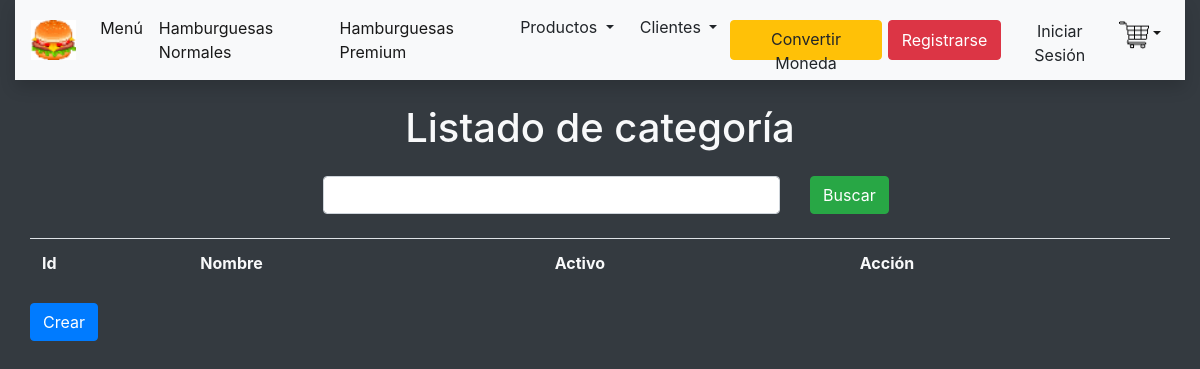
The app's page /listarCategoria, older data.
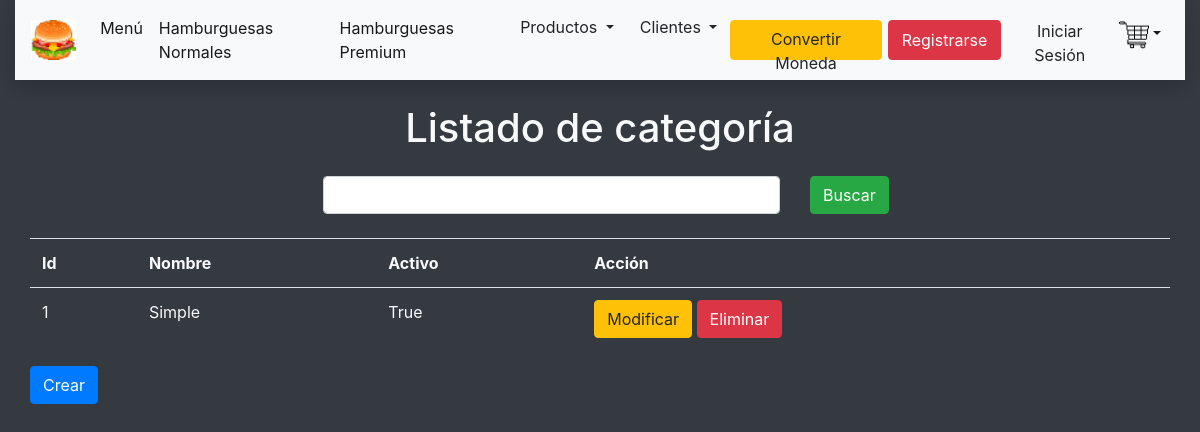
The same page, newer data.
### hamburgame/models.py (models this page shows, shortened)
class Categoria(models.Model):
    id = models.IntegerField(primary_key = True)
    nombre = models.CharField(max_length=50)
    activo = models.BooleanField()

### hamburgame/views.py (the view)
# urls.py: path('listarCategoria', listarCategoria, name="listarCategoria"),
def listarCategoria(request):
    categorias = Categoria.objects.all() # select * from Categoria
    if request.method == 'POST':
        buscar = request.POST['txtBuscar'] ## startswith endswith
        categorias = Categoria.objects.filter(nombre__contains = buscar).order_by('activo', 'nombre') # select * from Categoria where nombre like '%patron%'
    contexto = { 'categorias' : categorias  }
    return render(request, 'listarCategoria.html', contexto)

### hamburgame/templates/listarCategoria.html (shortened to what this page needs)
{% extends "plantillaBase.html" %} {% block titulo %} {{ 'Listado de categoría' }} {% endblock %} {% block tituloPestana %} {{ 'Listado de categoría' }} {% endblock %} {% block contenido %}
<form method="post">
    <div class="row mt-4 justify-content-center">
        <div class="col-5">
            <input type="text" name="txtBuscar" class="form-control">
        </div>
        <div class="col-1">
            <input type="submit" class="btn btn-success" value="Buscar">
        </div>
    </div>
</form>
<div class="row mt-4">
    <div class="col-12">
        <table class="table">
            <tr class="text-light">
                <th>Id</th>
                <th>Nombre</th>
                <th>Activo</th>
                <th>Acción</th>
            </tr>
            {% for categoria in categorias %}
            <tr class="text-light">
                <td>{{ categoria.id }}</td>
                <td>{{ categoria.nombre }}</td>
                <td>{{ categoria.activo }}</td>
                <td>
                    <a href="{% url 'modificarCategoria' categoria.id %}" class="btn btn-warning">Modificar</a>
                    <a href="{% url 'eliminarCategoria' categoria.id %}" class="btn btn-danger">Eliminar</a>
                </td>
            </tr>
            {% endfor %}
        </table>
    </div>
</div>
<div class="row">
    <div class="col-12">
    <a href="{% url 'crearCategoria' %}" class="btn btn-primary">Crear</a>
    </div>
</div>
{% endblock%}

Row changes from the older to the newer data that the page shows:
added Categoria: id "1", nombre "Simple", activo "True"
